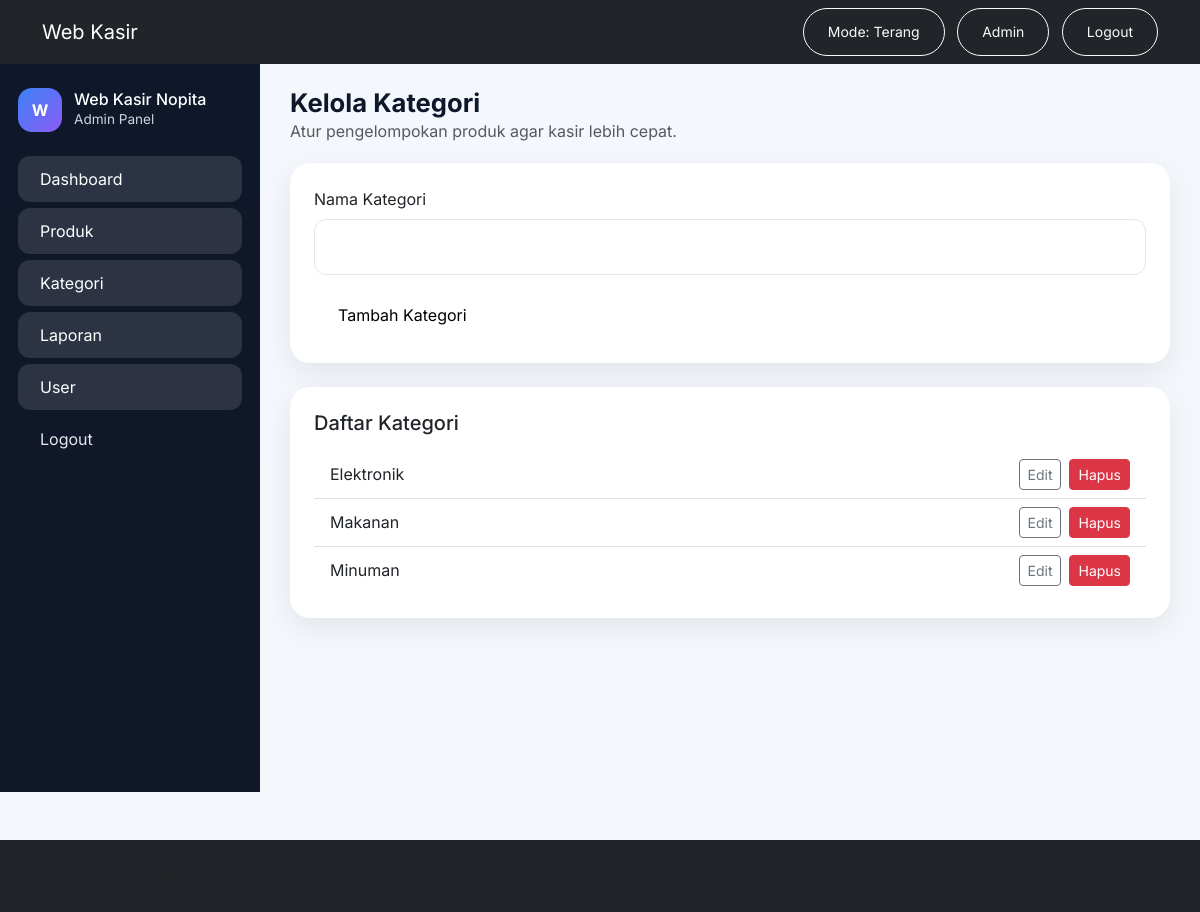
/admin/kategori/index.php (signed in), run on the app's committed database.
### tables this page shows
CREATE TABLE IF NOT EXISTS kategori (
  id INT UNSIGNED AUTO_INCREMENT PRIMARY KEY,
  nama VARCHAR(128) NOT NULL,
  created_at DATETIME NOT NULL DEFAULT CURRENT_TIMESTAMP
);

### includes/functions.php (called while the page is built, shortened)
<?php
function safe(string $value): string
{
    return htmlspecialchars($value, ENT_QUOTES, 'UTF-8');
}

### admin/kategori/index.php (the view, shortened to what this page needs)
<?php
require_once __DIR__ . '/../../config/koneksi.php';
$editCategory = null;
$kategori = $pdo->query('SELECT * FROM kategori ORDER BY nama ASC')->fetchAll();
include __DIR__ . '/../../includes/header.php';
?>
<div class="admin-shell">
  <?php include __DIR__ . '/../sidebar.php'; ?>
  <main class="admin-main">
    <div class="page-head">
      <div>
        <h1 class="page-title">Kelola Kategori</h1>
        <p class="text-muted mb-0">Atur pengelompokan produk agar kasir lebih cepat.</p>
      </div>
    </div>
    <form method="post" class="card p-4 mb-4">
      <div class="mb-3">
        <label class="form-label">Nama Kategori</label>
        <input name="nama" class="form-control text-input" value="<?= safe($editCategory['nama'] ?? '') ?>" required>
      </div>
      <div class="d-flex gap-2">
        <button class="btn btn-primary button-pill"><?= $editCategory ? 'Simpan Perubahan' : 'Tambah Kategori' ?></button>
      </div>
    </form>
    <div class="card p-4">
      <h5 class="mb-3">Daftar Kategori</h5>
      <ul class="list-group list-group-flush">
        <?php foreach ($kategori as $row): ?>
          <li class="list-group-item d-flex justify-content-between align-items-center">
            <span><?= safe($row['nama']) ?></span>
            <span class="d-flex gap-2">
              <a href="/Kasir/admin/kategori/index.php?edit=<?= $row['id'] ?>" class="btn btn-sm btn-outline-secondary">Edit</a>
              <a href="/Kasir/admin/kategori/index.php?delete=<?= $row['id'] ?>" onclick="return confirm('Hapus kategori ini?')" class="btn btn-sm btn-danger">Hapus</a>
            </span>
          </li>
        <?php endforeach; ?>
      </ul>
    </div>
  </main>
</div>
<?php include __DIR__ . '/../../includes/footer.php';

### assets/css/theme.css (style rules this page uses)
:root { --color-primary:#494fdf; --color-primary-bright:#4f55f1; --canvas-light:#ffffff; --canvas-dark:#000000; --surface-elevated:#16181a; --ink:#191c1f; --on-primary:#ffffff; --muted:#505a63; --surface-soft:#f4f4f4; --display-xxl:136px; --display-xl:80px; --display-lg:48px; --display-md:40px; --heading-lg:32px; --body-md:16px; --radius-sm:8px; --radius-md:12px; --radius-lg:20px; --radius-full:9999px; }
body { font-family:Inter, system-ui, -apple-system, "Segoe UI", Roboto, "Helvetica Neue", Arial; color:var(--ink); background:var(--canvas-light); }
.button-pill { border-radius:var(--radius-full); padding:12px 24px; height:48px }
.button-pill.btn-primary { background:var(--canvas-light); color:var(--canvas-dark); border:none }
.text-input { background:var(--canvas-light); color:var(--ink); border-radius:var(--radius-md); padding:12px 14px; height:56px; border:1px solid #e6e6e6 }
h1 { font-size:var(--display-lg) }

### admin/style.css (style rules this page uses)
body { background: #f4f7fb; color: #0f172a; font-family: 'Inter', 'Poppins', sans-serif; }
.admin-shell { display: flex; min-height: calc(100vh - 72px); background: #f4f7fb; }
.admin-main { flex: 1; padding: 24px 30px 40px; }
.page-head { display: flex; justify-content: space-between; align-items: center; margin-bottom: 20px; }
.page-title { font-size: 1.6rem; font-weight: 700; margin: 0; }
.card { border: none; border-radius: 20px; box-shadow: 0 10px 30px rgba(15, 23, 42, 0.08); }

### data on the page
kategori: nama "Elektronik"
kategori: nama "Makanan"
kategori: nama "Minuman"

### other printed values
$label "Dashboard Produk Kategori Laporan User"
